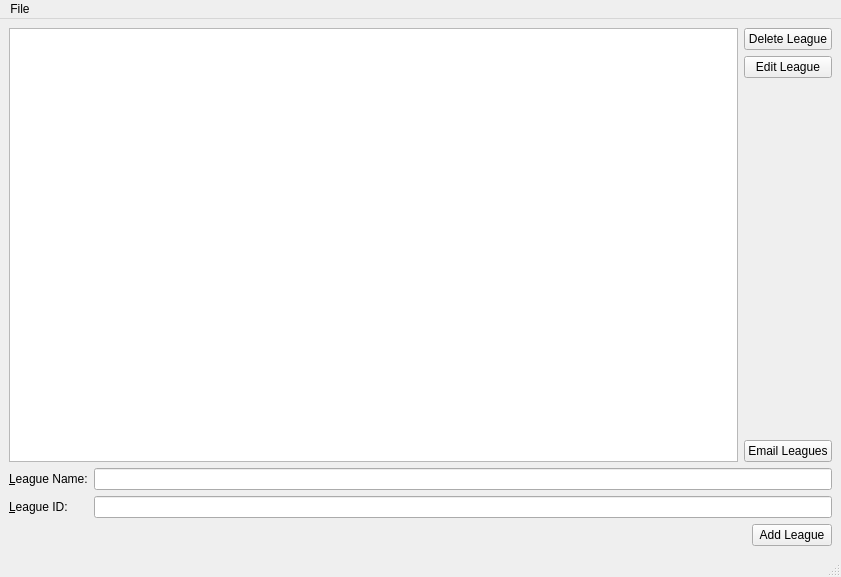
<?xml version="1.0" encoding="UTF-8"?>
<ui version="4.0">
 <class>MainWindow</class>
 <widget class="QMainWindow" name="MainWindow">
  <property name="geometry">
   <rect>
    <x>0</x>
    <y>0</y>
    <width>841</width>
    <height>577</height>
   </rect>
  </property>
  <property name="windowTitle">
   <string>League Database</string>
  </property>
  <widget class="QWidget" name="centralwidget">
   <layout class="QHBoxLayout" name="horizontalLayout_5">
    <item>
     <layout class="QGridLayout" name="gridLayout">
      <item row="3" column="0">
       <layout class="QHBoxLayout" name="horizontalLayout_2">
        <item>
         <spacer name="horizontalSpacer">
          <property name="orientation">
           <enum>Qt::Horizontal</enum>
          </property>
          <property name="sizeHint" stdset="0">
           <size>
            <width>458</width>
            <height>20</height>
           </size>
          </property>
         </spacer>
        </item>
        <item>
         <widget class="QPushButton" name="add_league">
          <property name="focusPolicy">
           <enum>Qt::StrongFocus</enum>
          </property>
          <property name="text">
           <string>Add League</string>
          </property>
         </widget>
        </item>
       </layout>
      </item>
      <item row="0" column="0">
       <layout class="QHBoxLayout" name="horizontalLayout_3">
        <item>
         <widget class="QListWidget" name="league_list"/>
        </item>
        <item>
         <layout class="QVBoxLayout" name="verticalLayout">
          <item>
           <widget class="QPushButton" name="delete_league">
            <property name="focusPolicy">
             <enum>Qt::StrongFocus</enum>
            </property>
            <property name="text">
             <string>Delete League</string>
            </property>
           </widget>
          </item>
          <item>
           <widget class="QPushButton" name="edit_league">
            <property name="focusPolicy">
             <enum>Qt::StrongFocus</enum>
            </property>
            <property name="text">
             <string>Edit League</string>
            </property>
           </widget>
          </item>
          <item>
           <spacer name="verticalSpacer">
            <property name="orientation">
             <enum>Qt::Vertical</enum>
            </property>
            <property name="sizeHint" stdset="0">
             <size>
              <width>20</width>
              <height>40</height>
             </size>
            </property>
           </spacer>
          </item>
          <item>
           <widget class="QPushButton" name="email_league">
            <property name="text">
             <string>Email Leagues</string>
            </property>
           </widget>
          </item>
         </layout>
        </item>
       </layout>
      </item>
      <item row="1" column="0">
       <layout class="QHBoxLayout" name="horizontalLayout">
        <item>
         <widget class="QLabel" name="label">
          <property name="text">
           <string>&amp;League Name:</string>
          </property>
          <property name="buddy">
           <cstring>league_name_add</cstring>
          </property>
         </widget>
        </item>
        <item>
         <widget class="QLineEdit" name="league_name_add">
          <property name="focusPolicy">
           <enum>Qt::StrongFocus</enum>
          </property>
         </widget>
        </item>
       </layout>
      </item>
      <item row="2" column="0">
       <layout class="QHBoxLayout" name="horizontalLayout_4">
        <item>
         <widget class="QLabel" name="label_2">
          <property name="text">
           <string>&amp;League ID:      </string>
          </property>
          <property name="buddy">
           <cstring>league_oid_add</cstring>
          </property>
         </widget>
        </item>
        <item>
         <widget class="QLineEdit" name="league_oid_add">
          <property name="focusPolicy">
           <enum>Qt::StrongFocus</enum>
          </property>
         </widget>
        </item>
       </layout>
      </item>
     </layout>
    </item>
   </layout>
  </widget>
  <widget class="QMenuBar" name="menubar">
   <property name="geometry">
    <rect>
     <x>0</x>
     <y>0</y>
     <width>841</width>
     <height>21</height>
    </rect>
   </property>
   <property name="nativeMenuBar">
    <bool>false</bool>
   </property>
   <widget class="QMenu" name="menuLoad">
    <property name="title">
     <string>File</string>
    </property>
    <addaction name="action_open"/>
    <addaction name="action_save"/>
   </widget>
   <addaction name="menuLoad"/>
  </widget>
  <widget class="QStatusBar" name="statusbar"/>
  <action name="action_open">
   <property name="text">
    <string>Load</string>
   </property>
  </action>
  <action name="action_save">
   <property name="text">
    <string>Save</string>
   </property>
  </action>
 </widget>
 <tabstops>
  <tabstop>delete_league</tabstop>
  <tabstop>edit_league</tabstop>
  <tabstop>league_name_add</tabstop>
  <tabstop>league_oid_add</tabstop>
  <tabstop>add_league</tabstop>
 </tabstops>
 <resources/>
 <connections/>
</ui>
